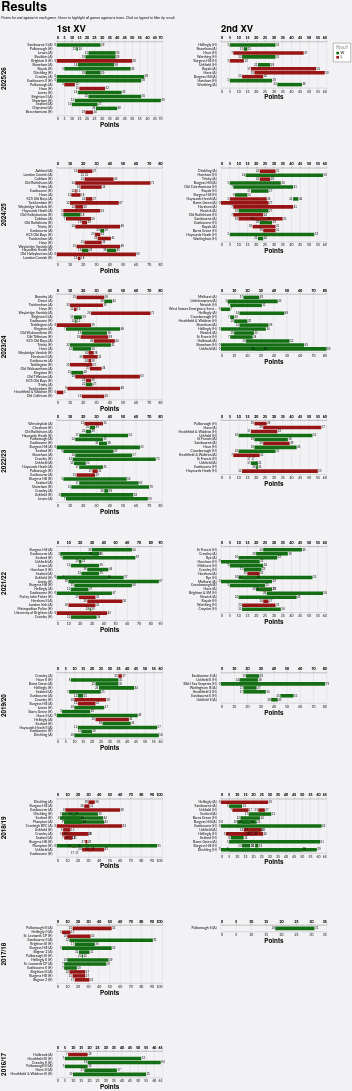

Write a Vega-Lite specification for this figure.
### Vega-Lite specification from a JSON file in a GitHub repository (floating-point values rounded to 4 significant figures; data arrays with more than 128 entries replaced by an {"elided": "..."} marker saying what was removed)
{"config": {"axis": {"labelFont": "Lato, sans-serif", "titleFont": "PT Sans Narrow, Helvetica Neue, Helvetica, Arial, sans-serif", "labelFontSize": 13, "titleFontSize": 24, "gridColor": "#202947", "gridOpacity": 0.2}, "header": {"labelFont": "PT Sans Narrow, Helvetica Neue, Helvetica, Arial, sans-serif", "titleFont": "PT Sans Narrow, Helvetica Neue, Helvetica, Arial, sans-serif", "labelFontSize": 24, "titleFontSize": 28, "labelFontWeight": "bold", "orient": "left"}, "legend": {"labelFont": "Lato, sans-serif", "titleFont": "PT Sans Narrow, Helvetica Neue, Helvetica, Arial, sans-serif", "labelFontSize": 14, "titleFontSize": 16, "titlePadding": 5, "fillColor": "white", "strokeColor": "black", "padding": 10, "titleFontWeight": "lighter", "titleFontStyle": "italic", "titleColor": "gray", "offset": 10}, "title": {"font": "PT Sans Narrow, Helvetica Neue, Helvetica, Arial, sans-serif", "fontSize": 48, "fontWeight": "bold", "anchor": "start", "align": "center", "titlePadding": 20, "subtitlePadding": 10, "subtitleFontSize": 13, "subtitleColor": "", "subtitleFontStyle": "italic", "offset": 15, "color": "black"}, "axisX": {"labelAngle": 0}, "facet": {"title": null, "header": null, "align": {"row": "each", "column": "each"}}, "resolve": {"scale": {"y": "independent", "facet": "independent"}}, "background": "#f2f1f4", "view": {"strokeWidth": 0}}, "data": {"name": "data-b47c54b5334b334cc54b472a37384e20"}, "facet": {"column": {"field": "squad", "header": {"labelAnchor": "start", "labelExpr": "datum.value + ' XV'", "labelFontSize": 36, "title": null}, "title": null, "type": "nominal"}, "row": {"field": "season", "sort": {"field": "season", "order": "descending"}, "title": null, "type": "nominal"}}, "spec": {"layer": [{"mark": {"type": "bar"}, "encoding": {"color": {"field": "result", "legend": {"orient": "right", "title": "Result", "titleOrient": "top"}, "scale": {"domain": ["W", "L"], "range": ["#146f14", "#981515"]}, "type": "nominal"}, "detail": {"field": "game_id", "type": "nominal"}, "opacity": {"condition": {"param": "param_15", "value": 1.0, "empty": true}, "value": 0.2}, "x": {"axis": {"offset": 5, "orient": "bottom"}, "field": "pf", "title": "Points", "type": "quantitative"}, "x2": {"field": "pa"}, "y": {"axis": {"domain": false, "grid": false, "offset": 15, "ticks": false, "title": null}, "field": "game_label", "sort": {"field": "date", "order": "descending"}, "title": null, "type": "nominal"}}, "name": "view_2"}, {"mark": {"type": "text", "align": "right", "dx": -2, "dy": 0}, "encoding": {"color": {"value": "black"}, "detail": {"field": "game_id", "type": "nominal"}, "opacity": {"condition": {"param": "param_15", "value": 1.0, "empty": true}, "value": 0.2}, "text": {"field": "loser", "type": "nominal"}, "x": {"axis": {"offset": 5, "orient": "top"}, "field": "loser", "title": null, "type": "quantitative"}, "y": {"axis": {"domain": false, "grid": false, "offset": 15, "ticks": false, "title": null}, "field": "game_label", "sort": {"field": "date", "order": "descending"}, "title": null, "type": "nominal"}}}, {"mark": {"type": "text", "align": "left", "dx": 2, "dy": 0}, "encoding": {"color": {"value": "black"}, "detail": {"field": "game_id", "type": "nominal"}, "opacity": {"condition": {"param": "param_15", "value": 1.0, "empty": true}, "value": 0.2}, "text": {"field": "winner", "type": "nominal"}, "x": {"axis": {"offset": 5, "orient": "top"}, "field": "winner", "title": null, "type": "quantitative"}, "y": {"axis": {"domain": false, "grid": false, "offset": 15, "ticks": false, "title": null}, "field": "game_label", "sort": {"field": "date", "order": "descending"}, "title": null, "type": "nominal"}}}], "height": {"step": 15}, "transform": [{"filter": {"param": "param_16"}}], "width": 400}, "params": [{"name": "param_15", "select": {"type": "point", "clear": "mouseout", "fields": ["opposition"], "on": "hover"}, "views": ["view_2"]}, {"name": "param_16", "select": {"type": "point", "fields": ["result"]}, "bind": "legend", "views": ["view_2"]}], "resolve": {"scale": {"x": "independent", "y": "independent"}}, "spacing": 10, "title": {"text": "Results", "subtitle": "Points for and against in each game. Hover to highlight all games against a team. Click on legend to filter by result."}, "$schema": "https://vega.github.io/schema/vega-lite/v5.20.1.json", "datasets": {"data-b47c54b5334b334cc54b472a37384e20": {"elided": "271 records"}}}
